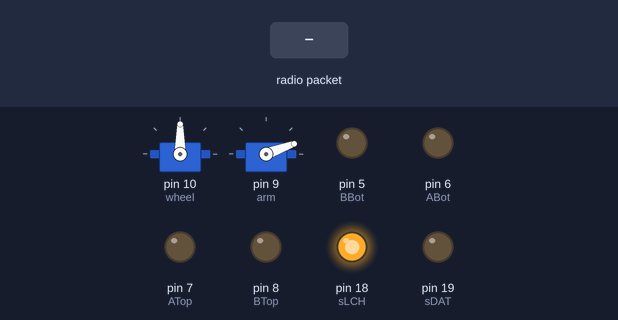
Simulated run of this sketch. Board: Arduino Uno, built with avr-gcc and run on an emulated ATmega328P. Shown: 2 × servo, output pins drawn as LEDs (lit = HIGH). The test bench sets the inputs (shaded band). No radio packets arrive unless stated; pins used as bus, display or sensor lines are not drawn; what the sketch prints to the serial monitor is not drawn.

Above: at 1.3 s.
1.4 s: radio packet "1" arrives
At 2.4 s:
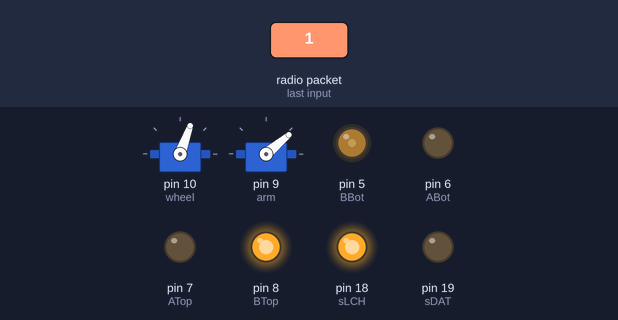
Timing chart, 0 to 4.4 s (numbered marks = the images above; inputs shaded):
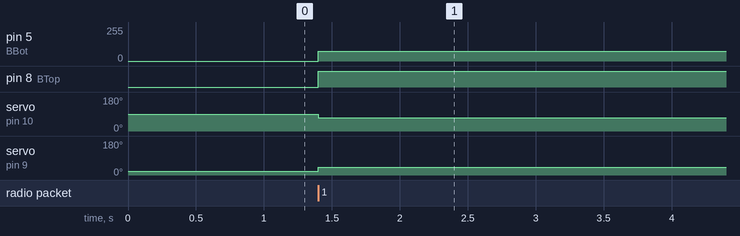

Measured:
- after the input at 1.4 s, pin 5 (BBot): 0/255 → 75/255 at once; pin 8 (BTop): LOW → HIGH at once; servo on pin 10 (wheel): 90° → 70° at once; servo on pin 9 (arm): 20° → 40° at once

The sketch:

OFFROAD_CAR_v0.3__uHbridge.ino
```cpp
#include <Servo.h>
Servo wheel;
Servo arm;

// Radio NRF
#include <SPI.h>
#include <nRF24L01.h>
#include <RF24.h>
RF24 radio(2, 3);
const byte address[6] = "00008";
#include "Kronos.h"

bool DEBUG = 0;

#define ATop 7
#define ABot 6
#define BTop 8
#define BBot 5

int sCLK = 17;
int sLCH = 18;
int sDAT = 19;
bool isIndLed = false;
bool indiDir = 1;
Kronos indiDel;
int indiIter = 0;
  // nizej nie rusza    zmienna
byte MinSPD = 75,     MaxSPD = 250, MaxSPDp = 250;

void shiftLed(byte mi, byte ma)
{
  byte gear = map(ma, mi, 250, 0, 8);
  digitalWrite(sLCH, LOW);
  for (int i=0; i<8; i++)
  {
    if (gear > i ) digitalWrite(sDAT, HIGH);
    else digitalWrite(sDAT, LOW);
    digitalWrite(sCLK,HIGH);
    digitalWrite(sCLK,LOW);

  }
  digitalWrite(sLCH, HIGH);
}

void setup() {
  pinMode(ATop, OUTPUT);
  pinMode(ABot, OUTPUT);
  pinMode(BTop, OUTPUT);
  pinMode(BBot, OUTPUT);
  digitalWrite(ATop, LOW);
  digitalWrite(BTop, LOW);
  analogWrite(ABot, 0);
  analogWrite(BBot, 0);

  pinMode(sCLK, OUTPUT);
  pinMode(sLCH, OUTPUT);
  pinMode(sDAT, OUTPUT);
  shiftLed(MinSPD, MinSPD);

  wheel.attach(10);
  wheel.write(90);    // 70 - 110 Deg.
  arm.attach(9);
  arm.write(20);      // 40 - 0 Deg.

  Serial.begin(115200);

  // Radio
  if (radio.begin()) {Serial.println("RADIO OK --- Receiver!");}
  else Serial.println("RADIO ERROR !");
  radio.openReadingPipe(0, address);
  radio.setPALevel(RF24_PA_LOW);
  radio.powerUp();
  radio.enableDynamicPayloads();
  radio.setDataRate(RF24_250KBPS);
  radio.startListening();
  delay(100);
}

byte LVert{127},  LHor{127},  RVert{127},  RHor{127};
byte LbtnState = 0, RbtnState = 0;
byte LbtnState_p = 0, RbtnState_p = 0;
byte potL{0}, potR{0};
byte radioVals[8];

void loop() {
byte steSer = 90;
byte armSer = 20;
if (radio.available())
  {
    radio.read(&radioVals, sizeof(radioVals));
    LVert = radioVals[0];
    LHor = radioVals[1];
    RVert = radioVals[2];
    RHor = radioVals[3];
    LbtnState = radioVals[4];
    RbtnState = radioVals[5];
    potL = radioVals[6];
    potR = radioVals[7];

    if (LbtnState_p==0)
    {
      armSer = map(RVert, 0, 255, 40, 0);
      arm.write(armSer);
    }

    steSer = map(RHor, 0, 255, 70, 110);
    wheel.write(steSer);

    // Biegi z pota
    MaxSPD = map(potR, 0, 255, MinSPD, 255);
    if (MaxSPDp != MaxSPD)
    {
      if (isIndLed == false) shiftLed(MinSPD, MaxSPD);
      MaxSPDp = MaxSPD;
    }

    if (LbtnState_p != LbtnState)
    {
      LbtnState_p = LbtnState;
      isIndLed = true;
    }
    // R btn narazie nie uzywany
    /*
    if (RbtnState_p != RbtnState) {}
    */

  /* moj hmostek - ok
   * |7|8|
   * |5|6|  ->
   *        FOR: 7on 6pwm -> 8off 5off
   *        REV: 8on 5pwm -> 7off 6off
   *    #ATop 7 #BTop 8
        #BBot 5 #ABot 6
   */

    if (LVert > 135)
    {
      digitalWrite(BTop, LOW); digitalWrite(BBot, LOW); digitalWrite(ATop, HIGH);
      analogWrite (ABot, map(LVert, 136, 255, MinSPD, MaxSPD) );
    }
    else if (LVert < 125)
    {
      digitalWrite(ATop, LOW); digitalWrite(ABot, LOW); digitalWrite(BTop, HIGH);
      analogWrite (BBot, map(LVert, 124, 0, MinSPD, MaxSPD) );
    }
    else
    { digitalWrite(ATop, LOW); digitalWrite(ABot, LOW); digitalWrite(BTop, LOW); digitalWrite(BBot, LOW); }
    if (DEBUG)
    {
      Serial.print("LV: "+String(LVert)+", ");
      Serial.print("LH: "+String(LHor)+", ");
      Serial.print("RV: "+String(RVert)+", ");
      Serial.print("RH: "+String(RHor)+", ");
      Serial.print("Lbtn: "+String(LbtnState)+", ");
      Serial.println("Rbtn: "+String(RbtnState));
    }
  } // RADIO AVAIL

  if (isIndLed==true && indiDel.del(200))
  {
    if (LbtnState_p==0){
      if (indiDir) { shiftLed(0, 64); indiIter++; indiDir=!indiDir;}
      else { shiftLed(0, 0); indiIter++; indiDir=!indiDir;}}

    if (LbtnState_p==1){
      if (indiDir) { shiftLed(0, 250); indiIter++; indiDir=!indiDir;}
      else { shiftLed(0, 0); indiIter++; indiDir=!indiDir;}}

    if (indiIter>8)
    {
      indiIter = 0;
      isIndLed = false;
    }
  }

}
```

Kronos.h
```cpp
#ifndef KRONOS_H
#define KRONOS_H

class Kronos
{
  /*Markowiak P.
	Class to implement non-blocking delays
	and few time calculation on any platform

   * Metody         Zwraca              Opis
   * del(x)       - bool(true)        - delay milisekundy
   * delMicro(x)  - bool(true)        - delay mikrosekundy
   * startDel     - bool(true)        - opozniony start (milisekundy)
   *
   * CNT          - void              - zacznij odliczanie
   * STP          - czas (mili)       - stop odliczanie
   *
   * ONCE         - bool (true)       - true jezeli raz wykonalo
   * ONCE_RES     - void              - resetuj ONCE
   */ // NAPRAWIONY OVERFLOW m-last > del

  public:
  Kronos() : mili(0), rev(true), already(false) {};
  ~Kronos(){};
  bool del (unsigned int delx)
  {
    if (millis()-mili > delx)
    {
      this->mili = millis();
      return true;
    }
    else return false;
  }
  bool delMicro (unsigned int delx)
  {
    if (micros()-mili > delx)
    {
      this->mili = micros();
      return true;
    }
    else return false;
  }
  bool startDel (unsigned int delx)
  {
    if (rev == true)
    {
      this->mili = millis();
      this->rev = false;
      return false;
    }
    if (this->rev == false)
    {
      if (millis()<mili+delx) return false;
      else
      {
        this->rev = true;
        return true;
      }
    }
  }

  void CNT ()
  {
    this->mili = millis();
  }
  unsigned long STP ()
  {
    this->miliNew = millis();
    return (this->miliNew-(this->mili));
  }

  bool ONCE ()
  {
	  if (this->already == true) return false;
	  else
	  {
		  this->already = true;
      return true;
	  }
  }

  void RESET ()
  {
    if (this->already == true) this->already = false;
  }


  private:
  bool already = false;
  bool rev = true;
  unsigned long mili;
  unsigned long miliNew;
};

#endif
```
